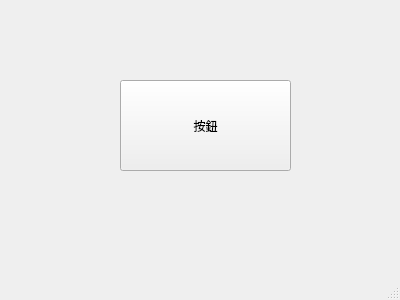
<?xml version="1.0" encoding="UTF-8"?>
<ui version="4.0">
	<class>MainWindow</class>
	<widget class="QMainWindow" name="MainWindow">
		<property name="geometry">
			<rect>
				<x>0</x>
				<y>0</y>
				<width>400</width>
				<height>300</height>
			</rect>
		</property>
		<property name="windowTitle">
			<string>MainWindow</string>
		</property>
		<widget class="QWidget" name="centralwidget">
			<widget class="QPushButton" name="pushButton">
				<property name="geometry">
					<rect>
						<x>120</x>
						<y>80</y>
						<width>171</width>
						<height>91</height>
					</rect>
				</property>
				<property name="text">
					<string>按鈕</string>
				</property>
			</widget>
		</widget>
		<widget class="QMenuBar" name="menubar">
			<property name="geometry">
				<rect>
					<x>0</x>
					<y>0</y>
					<width>400</width>
					<height>28</height>
				</rect>
			</property>
		</widget>
		<widget class="QStatusBar" name="statusbar"/>
	</widget>
	<resources/>
	<connections/>
</ui>
